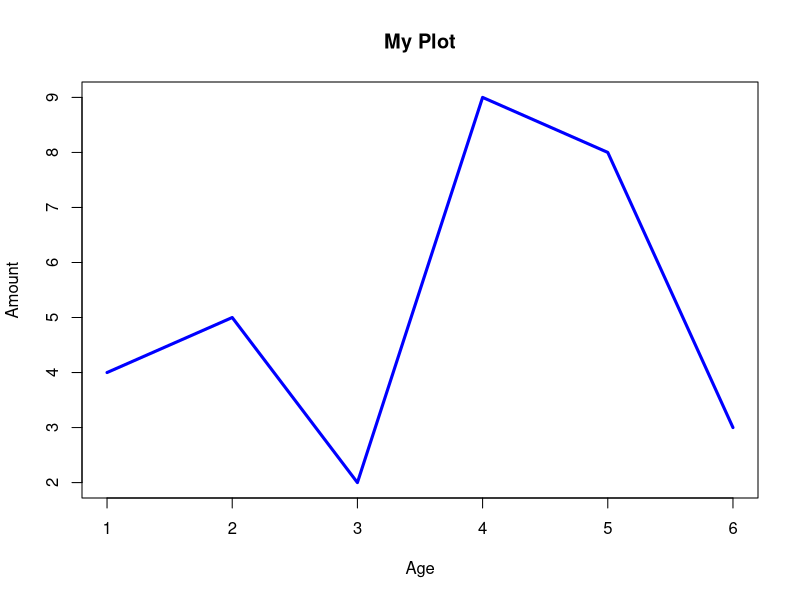
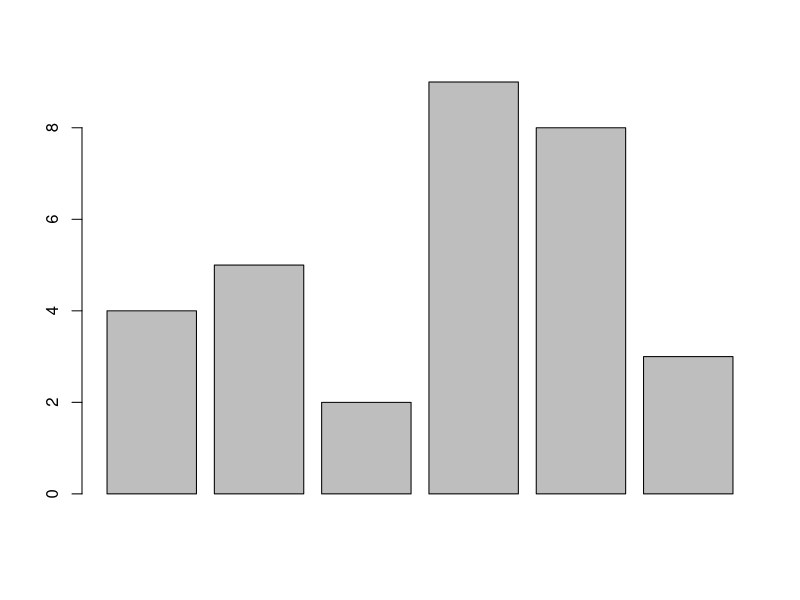

Recreate these plots in R, in order.
## ---- chunk 1
a <- 10
## ---- chunk 2
a
## ---- chunk 3
numbers <- c(4,5,2,9,8,3)
## ---- chunk 4
numbers
## ---- chunk 5
print(numbers)
## ---- chunk 6
numbers[3]
## ---- chunk 7
numbers[1:4]
## ---- chunk 8
numbers[c(2,4,6)]
## ---- chunk 9
numbers[7]
## ---- chunk 10
name <- "arie"
## ---- chunk 11
as.character(numbers)
## ---- chunk 12
numbers * -5
## ---- chunk 13
mean(numbers)
## ---- chunk 14
summary(numbers)
## ---- chunk 15
plot(numbers, type="l", lwd=3, col="blue",
     main="My Plot", xlab="Age", ylab="Amount")

## ---- chunk 16
barplot(numbers)
